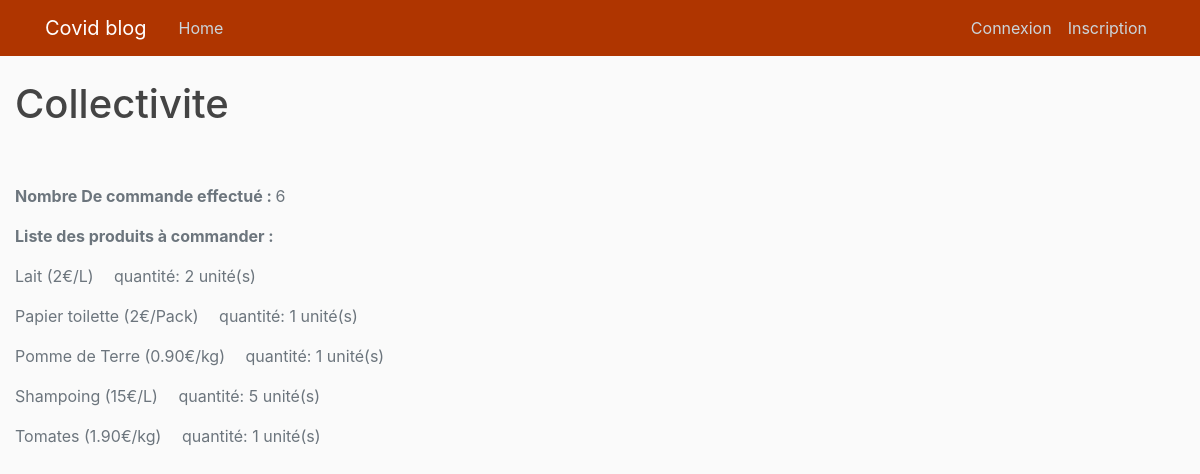
The page /collectivite/ on the database its author committed.
### blog/models.py (models this page shows)
class Produit(models.Model): #Produits en stock
    nom = models.CharField(max_length=100)
    description = models.TextField(blank=True, null=True)
    prix = models.DecimalField(decimal_places=2, max_digits=1000)
    unite = models.CharField(max_length=10)
    def __str__(self):
        return self.nom

### blog/views.py (the view)
# urls.py: path('collectivite/', views.collectivite, name='blog-collectivite'),
def collectivite(request):
    commandes=Commande.objects.all()
    nbcommande=Commande.objects.count()
    somme=Commande.objects.values('produitChoisis__nom').annotate(Sum('quantite'))
    return render(request, 'blog/collectivite.html',{'somme': somme,'commandes': commandes,'nbcommande': nbcommande})

### blog/templates/blog/collectivite.html (shortened to what this page needs)
{% extends "blog/base.html" %}
{% block content %}
{% load static %}
<h1>Collectivite</h1>
    <interfaceCitoyens>
        <br><br>
        <p class="text-secondary"><strong>Nombre De commande effectué : </strong>{{ nbcommande}}</p>
        <p class="text-secondary"><strong>Liste des produits à commander : </strong></p>
        {% for s in somme %}
                <p class="text-secondary">{{ s.produitChoisis__nom }}&emsp; quantité:  {{ s.quantite__sum }} unité(s)</p>
        {% endfor %}
{% endblock content %}

### blog/templates/blog/base.html (shortened to what this page needs)
{% load static %}
<!DOCTYPE html>
<html>
<head>
    <link rel="stylesheet" href="https://maxcdn.bootstrapcdn.com/bootstrap/4.0.0/css/bootstrap.min.css">
    <link rel="stylesheet" type="text/css" href="{% static 'blog/main.css' %}">
</head>
<body>
    <header class="site-header">
      <nav class="navbar navbar-expand-md navbar-dark arriereplan fixed-top">
        <div class="container">
          <a class="navbar-brand mr-4" href="{% url 'blog-home' %}">Covid blog</a>
          <div class="collapse navbar-collapse" id="navbarToggle">
            <div class="navbar-nav mr-auto">
              <a class="nav-item   nav-link" href="{% url 'blog-home' %}">Home</a>
            </div>
            <div class="navbar-nav">
			{% if user.is_authenticated %}
        <a class="nav-item nav-link" href="/logout">Deconnexion</a>
        <a class="nav-item nav-link" href="{% url 'profile' %}">Profil</a>
        <a class="nav-item nav-link" href="{% url 'blog-demandes' %}">Demandes</a>
        <a class="nav-item nav-link" href="{% url 'blog-collectivite' %}">Collectivite</a>
			{% else %}
              <a class="nav-item nav-link" href="/login">Connexion</a>
              <a class="nav-item nav-link" href="/register">Inscription</a>
			{% endif %}
            </div>
          </div>
        </div>
      </nav>
    </header>
<div class="col-md-8">
  {% block content %}{% endblock content %}
</div>
</body>
</html>

### blog/static/blog/main.css (style rules this page uses)
body { background: #fafafa; color: #333333; margin-top: 5rem; }
h1, h2, h3, h4, h5, h6 { color: #444444; }
.site-header .navbar-nav .nav-link { color: #cbd5db; }

### blog/templates/blog/base.html (style rules this page uses)
.arriereplan { background-color: #AF3500; }

### rows shown on the page
Produit: produitChoisis__nom "Lait (2€/L)", quantite__sum "2"
Produit: produitChoisis__nom "Papier toilette (2€/Pack)", quantite__sum "1"
Produit: produitChoisis__nom "Pomme de Terre (0.90€/kg)", quantite__sum "1"
Produit: produitChoisis__nom "Shampoing (15€/L)", quantite__sum "5"
Produit: produitChoisis__nom "Tomates (1.90€/kg)", quantite__sum "1"

### other values the page prints
{{ nbcommande }} "6"
